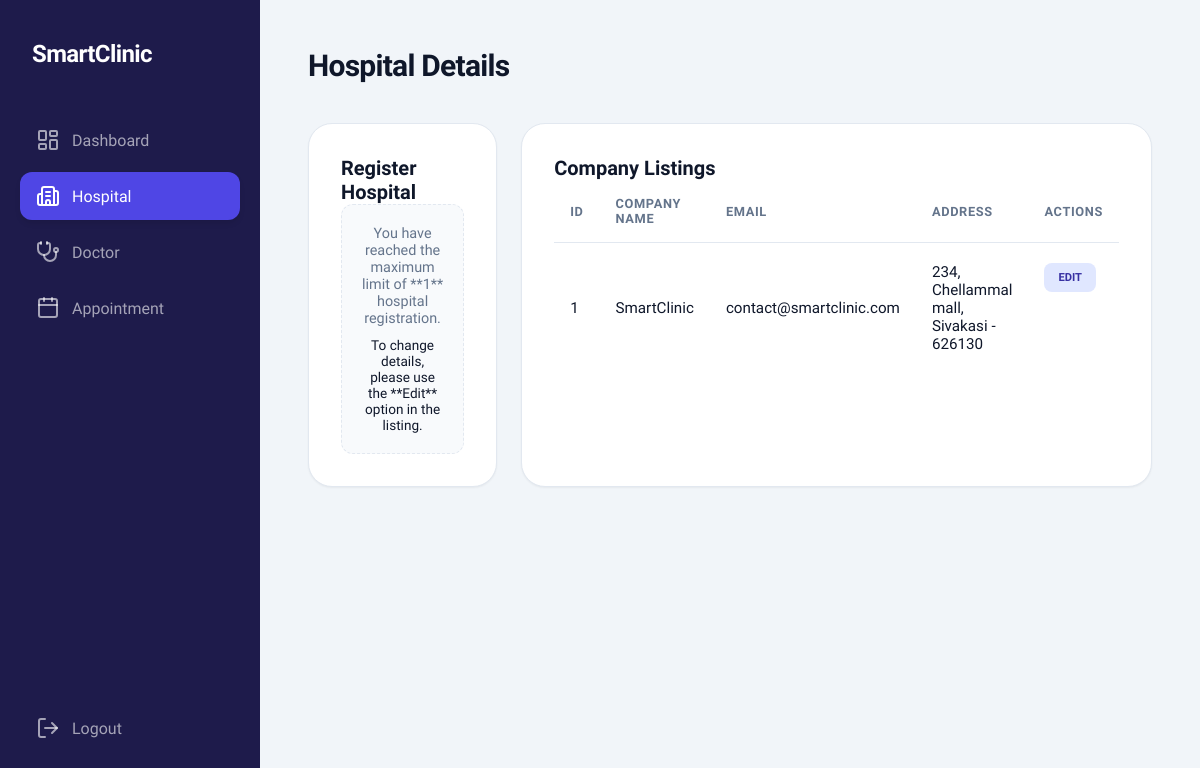
The app's page /company.php (signed in) with its own data.
### tables this page shows
CREATE TABLE `sc_company` (
  `id` int(11) NOT NULL AUTO_INCREMENT,
  `company_id` mediumtext DEFAULT NULL,
  `company_name` mediumtext DEFAULT NULL,
  `company_email` mediumtext DEFAULT NULL,
  `company_address` mediumtext DEFAULT NULL,
  `deleted` int(11) NOT NULL DEFAULT 0,
  `created_date_time` mediumtext DEFAULT NULL,
  `updated_date_time` mediumtext DEFAULT NULL,
  PRIMARY KEY (`id`)
);

### company.php (the view, shortened to what this page needs)
<?php
    include_once("common_file.php");
    $edit_id = $_GET['company_id'] ?? '';
    $company_name = "";
    $company_email = "";
    $company_address = "";
?>
<!DOCTYPE html>
<html lang="en">
<head>
    <link rel="stylesheet" href="assets/css/style.css">
</head>
<body>
    <div class="dashboard-container">
        <?php include 'includes/sidebar.php'; ?>
        <main class="main-content">
            <header class="top-header">
                <div class="page-title">
                    <h1>Hospital Details</h1>
                </div>
            </header>
            <div class="grid-container" style="grid-template-columns: 1fr 2fr;">
                <div class="content-card">
                    <?php
                        $max_company = 1;
                        $stmt_count = $con->prepare("SELECT COUNT(*) FROM " . $GLOBALS['company_table'] . " WHERE deleted = 0");
                        $stmt_count->execute();
                        $company_count = $stmt_count->fetchColumn();
                        $can_show_form = (empty($edit_id) && $company_count < $max_company) || !empty($edit_id);
                    ?>
                    <div class="content-card-header">
                        <h2><?php echo empty($edit_id) ? "Register Hospital" : "Update Hospital"; ?></h2>
                    </div>
                    <?php if ($can_show_form): ?>
                        <form name="company_form" id="company_form" onsubmit="event.preventDefault(); formSubmit('company_form', 'company_action.php', 'company.php', 'company');">
                            <input type="hidden" name="view_company_id" value="<?php echo $edit_id; ?>">
                            <div class="form-group">
                                <label for="comp-name">Hospital Name</label>
                                <input type="text" id="comp-name" name="company_name" class="form-input" placeholder="Main Clinic Branch" value="<?php echo $company_name; ?>" onkeypress="return allowLettersOnly(event)" required>
                                <span id="error-company_name" class="error-msg"></span>
                            </div>
                            <div class="form-group">
                                <label for="comp-address">Address</label>
                                <textarea id="comp-address" name="address" class="form-input" style="height: 100px; resize: none;" placeholder="123 Medical Plaza, New York, NY" required><?php echo $company_address; ?></textarea>
                                <span id="error-address" class="error-msg"></span>
                            </div>
                            <div class="form-group">
                                <label for="comp-email">Email Address</label>
                                <input type="email" id="comp-email" name="email" class="form-input" placeholder="contact@smartclinic.com" value="<?php echo $company_email; ?>" required>
                                <span id="error-email" class="error-msg"></span>
                            </div>
                            <div id="success-msg" class="success-msg hidden"></div>
                            <button type="submit" class="btn-primary"><?php echo empty($edit_id) ? "Save Details" : "Update Details"; ?></button>
                            <?php if (!empty($edit_id)): ?>
                                <a href="company.php" class="btn-secondary" style="text-decoration: none; display: inline-block; padding: 10px 20px; border-radius: 6px; background: #e2e8f0; color: #475569; margin-top: 10px; width: 100%; text-align: center;">Cancel</a>
                            <?php endif; ?>
                        </form>
                    <?php else: ?>
                        <div style="padding: 20px; text-align: center; background: #f8fafc; border-radius: 12px; border: 1px dashed var(--border-color);">
                            <p style="color: var(--text-muted); font-size: 0.9rem;">You have reached the maximum limit of **<?php echo $max_company; ?>** hospital registration.</p>
                            <p style="margin-top: 10px; font-size: 0.85rem;">To change details, please use the **Edit** option in the listing.</p>
                        </div>
                    <?php endif; ?>
                </div>
                <div class="content-card">
                    <div class="content-card-header">
                        <h2>Company Listings</h2>
                    </div>
                    <div class="table-container">
                        <table>
                            <thead>
                                <tr>
                                    <th>ID</th>
                                    <th>Company Name</th>
                                    <th>Email</th>
                                    <th>Address</th>
                                    <th>Actions</th>
                                </tr>
                            </thead>
                            <tbody>
                                <?php
                                    $stmt = $con->prepare("SELECT * FROM " . $GLOBALS['company_table'] . " WHERE deleted = 0 ORDER BY id DESC");
                                    $stmt->execute();
                                    $companies = $stmt->fetchAll();
                                    if ($companies) {
                                        foreach ($companies as $comp) {
                                            echo "<tr>";
                                            echo "<td>" . $comp['id'] . "</td>";
                                            echo "<td>" . $comp['company_name'] . "</td>";
                                            echo "<td>" . $comp['company_email'] . "</td>";
                                            echo "<td>" . $comp['company_address'] . "</td>";
                                            echo "<td>
                                                    <a href='company.php?company_id=" . $comp['company_id'] . "' class='status-badge status-attended' style='border:none; cursor:pointer; text-decoration:none;'>Edit</a>
                                                  </td>";
                                            echo "</tr>";
                                        }
                                    } else {
                                        echo "<tr><td colspan='5' style='text-align:center;'>No records found</td></tr>";
                                    }
                                ?>
                            </tbody>
                        </table>
                    </div>
                </div>
            </div>
        </main>
    </div>
</body>
</html>

### assets/css/style.css (style rules this page uses)
:root { --primary-color: #4f46e5; --primary-hover: #4338ca; --secondary-color: #0ea5e9; --accent-color: #10b981; --bg-main: #f1f5f9; --bg-card: #ffffff; --text-main: #0f172a; --text-muted: #64748b; --border-color: #e2e8f0; --sidebar-bg: #1e1b4b; --sidebar-width: 260px; --transition: all 0.3s cubic-bezier(0.4, 0, 0.2, 1); --shadow-sm: 0 1px 2px 0 rgb(0 0 0 / 0.05); --shadow-md: 0 4px 6px -1px rgb(0 0 0 / 0.1), 0 2px 4px -2px rgb(0 0 0 / 0.1); --shadow-lg: 0 10px 15px -3px rgb(0 0 0 / 0.1), 0 4px 6px -4px rgb(0 0 0 / 0.1); }
* { margin: 0; padding: 0; box-sizing: border-box; font-family: 'Plus Jakarta Sans', sans-serif; }
body { background-color: var(--bg-main); color: var(--text-main); overflow-x: hidden; }
.dashboard-container { display: flex; min-height: 100vh; }
.main-content { flex: 1; margin-left: var(--sidebar-width); padding: 48px; }
.top-header { display: flex; justify-content: space-between; align-items: center; margin-bottom: 40px; }
.page-title h1 { font-size: 1.875rem; font-weight: 700; color: var(--text-main); letter-spacing: -0.025em; }
.grid-container { display: grid; grid-template-columns: repeat(auto-fill, minmax(300px, 1fr)); gap: 24px; margin-bottom: 40px; }
.content-card { background: white; border: 1px solid var(--border-color); padding: 32px; border-radius: 24px; margin-bottom: 30px; box-shadow: var(--shadow-sm); }
.content-card-header h2 { font-size: 1.25rem; font-weight: 700; color: var(--text-main); }
.table-container { width: 100%; overflow-x: auto; }
table { width: 100%; border-collapse: separate; border-spacing: 0; }
th { text-align: left; padding: 16px; color: var(--text-muted); font-weight: 600; font-size: 0.8rem; text-transform: uppercase; letter-spacing: 0.05em; border-bottom: 1px solid var(--border-color); }
td { padding: 20px 16px; border-bottom: 1px solid var(--border-color); color: var(--text-main); font-size: 0.95rem; vertical-align: middle; }
tr:last-child td { border-bottom: none; }
td:last-child { display: flex; gap: 8px; flex-wrap: wrap; align-items: center; }
.status-badge { display: inline-flex; align-items: center; justify-content: center; padding: 8px 14px; border-radius: 8px; font-size: 0.7rem; font-weight: 700; text-transform: uppercase; white-space: nowrap; border: none; cursor: pointer; transition: var(--transition); }
.status-attended { background: #e0e7ff; color: #3730a3; }

### records on screen
sc_company: id "1", company_name "SmartClinic", company_email "contact@smartclinic.com", company_address "234, Chellammal mall, Sivakasi - 626130"

### other values on screen
$max_company "1"
